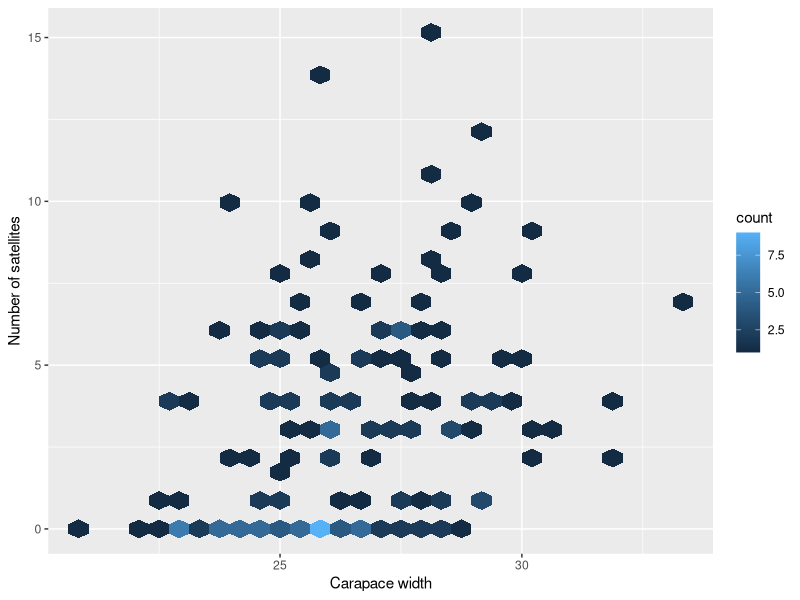
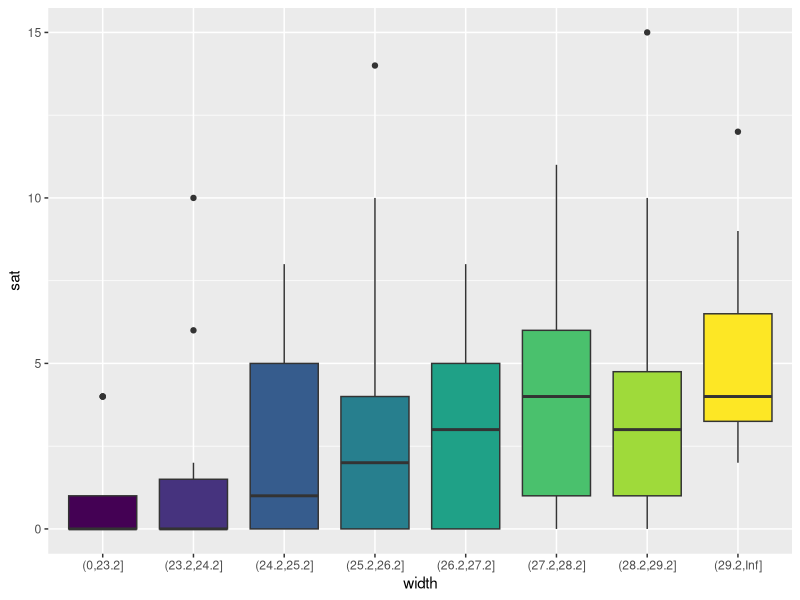
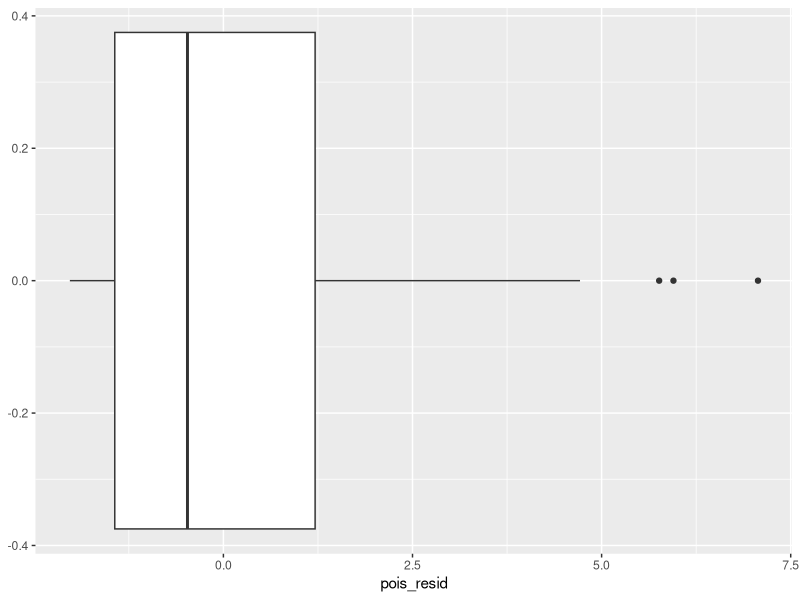
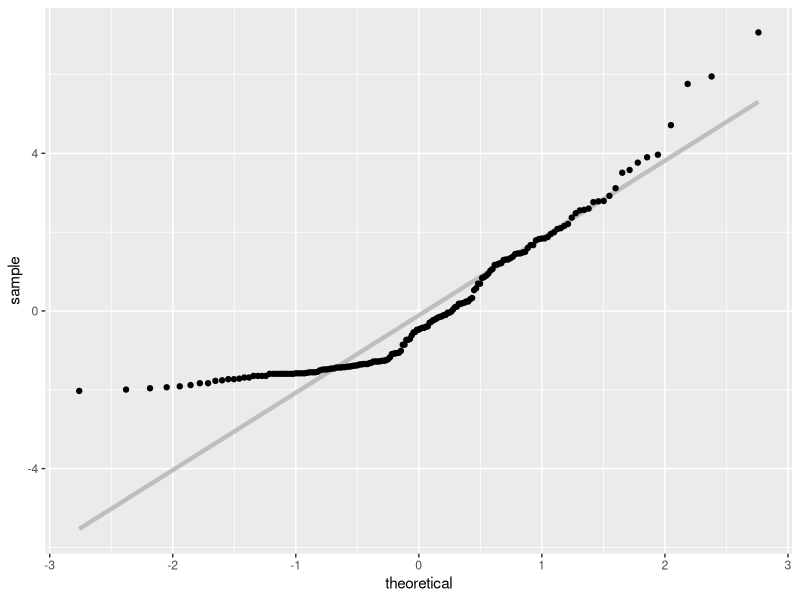
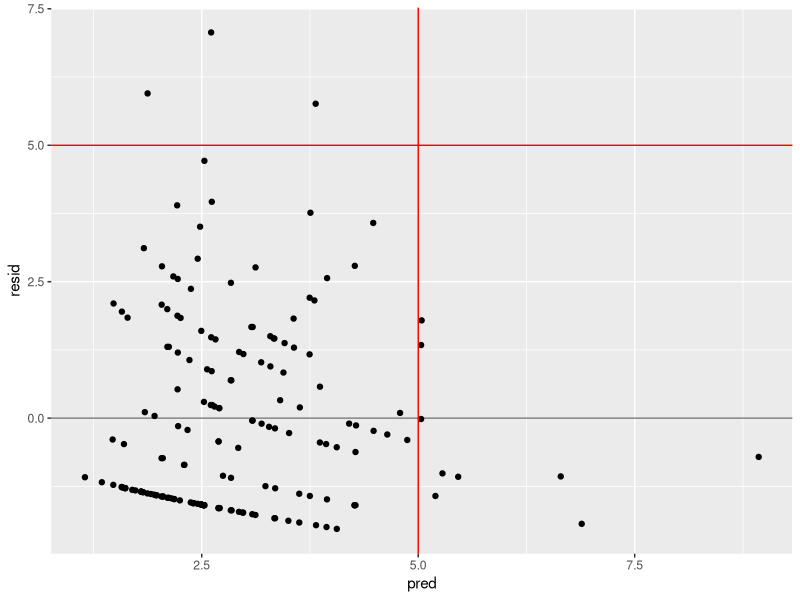
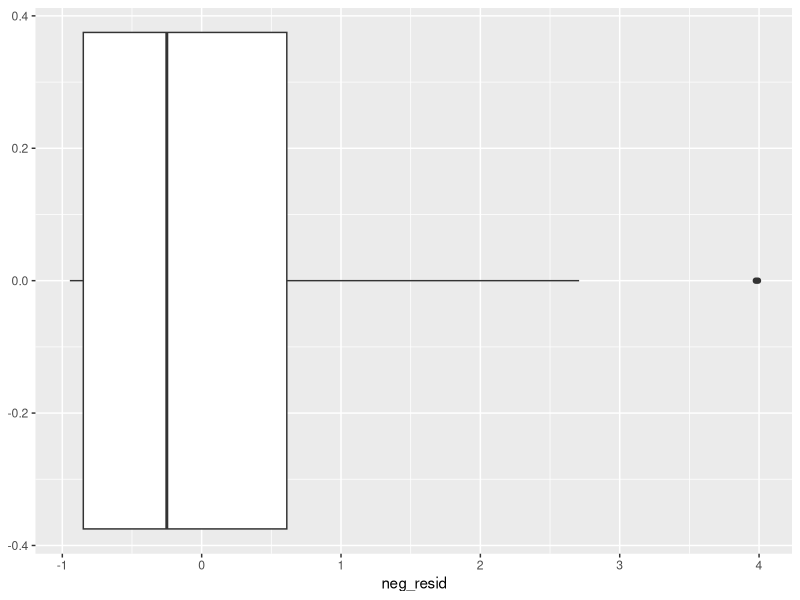
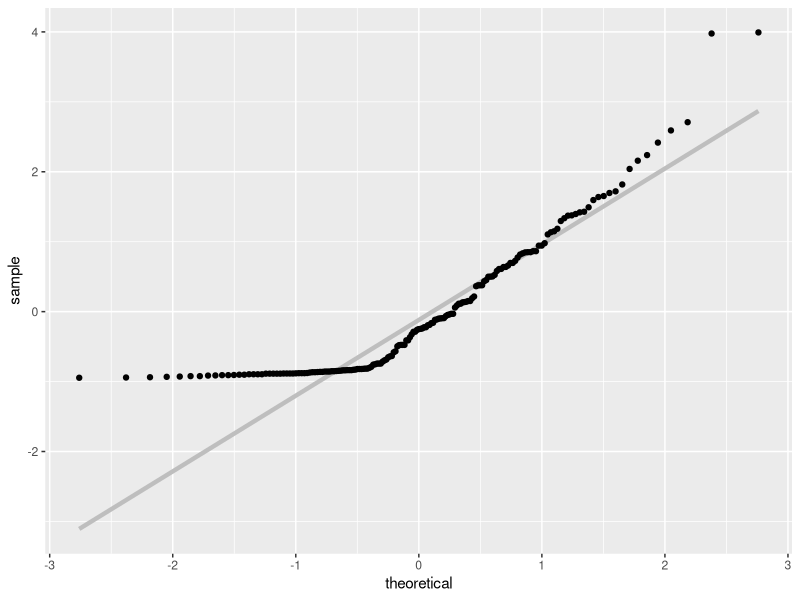
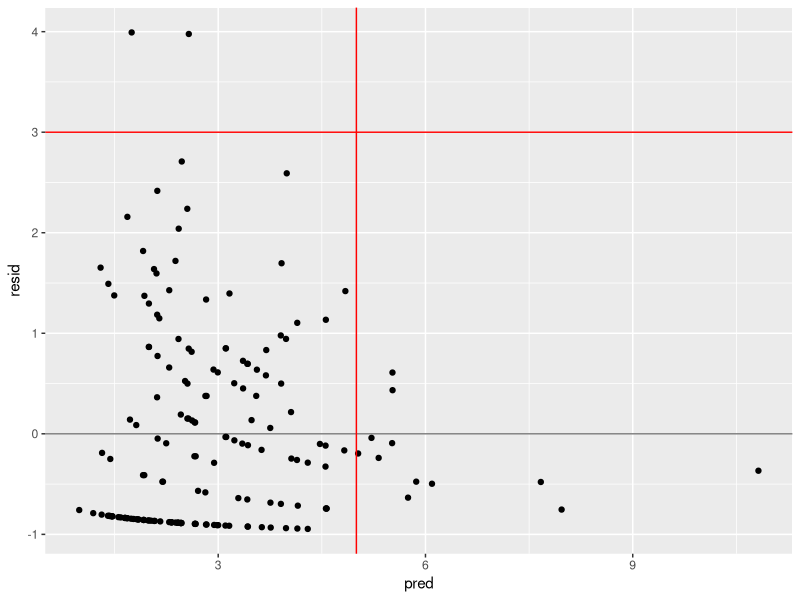

Generate these figures, in order, with R:
## ---- chunk 1
library(tidyverse)
library(ggfortify)
## ---- chunk 2
(crab <- read_table("data/Crabs.dat"))
## ---- chunk 3
crab %>%
  ggplot() +
  aes(x = width, y = sat) +
  geom_hex() +
  labs(
    x = "Carapace width",
    y = "Number of satellites"
  )
## ---- chunk 4
(width_interval <-
  crab %>%
  group_by(width = cut(width,
                       breaks = c(0, seq(23.25, 29.25, by = 1), Inf),
                       ordered_result = TRUE)) %>%
  summarise(cases = n(), S = sum(sat), Mean = mean(sat), Variance = var(sat)))
## ---- chunk 5
crab %>%
  group_by(width = cut(width,
                       breaks = c(0, seq(23.25, 29.25, by = 1), Inf),
                       ordered_result = TRUE)) %>%
  ggplot() +
  aes(x = width, y = sat, fill = width) +
  geom_boxplot(show.legend = FALSE)
## ---- chunk 6
crab %>%
  select(y, width)
## ---- chunk 7
logistic_fit <-
  crab %>%
  glm(y ~ width, family = binomial(link = "logit"), data = .)
summary(logistic_fit)
## ---- chunk 8
crab %>%
  select(sat, width)
## ---- chunk 9
pois_fit <-
 crab %>%
  glm(sat ~ width, data = ., family = poisson(link = "log"))
summary(pois_fit)
## ---- chunk 10
anova(pois_fit, test = "LRT")
## ---- chunk 11
pois_resid <- rstandard(pois_fit, type = "pearson")
tibble(pois_resid) %>%
  ggplot(aes(y = pois_resid)) +
  geom_boxplot() +
  coord_flip()
## ---- chunk 12
tibble(pois_resid) %>%
  ggplot() +
  aes(sample = pois_resid) +
  geom_qq_line(col = "grey", size = 1.5) +
  geom_qq()
## ---- chunk 13
data_frame(pred = predict(pois_fit, type = "response"),
         resid = pois_resid) %>%
  ggplot() +
  aes(pred, resid) +
  geom_hline(yintercept = 0, alpha = .5) +
  geom_jitter() +
  geom_vline(xintercept = 5, col = "red") +
  geom_hline(yintercept = 5, col = "red")
## ---- chunk 14
width_interval
## ---- chunk 15
crab %>%
  MASS::glm.nb(sat ~ width, data = .,
               link = identity,
               mustart = predict(pois_fit, type = "response"))
## ---- chunk 16
crab %>%
  glm(sat ~ width, data = .,
      family = MASS::negative.binomial(theta = .9, link = "identity"),
      start = coef(pois_fit))
## ---- chunk 17
neg_fit <-
  crab %>%
  glm(sat ~ width, data = .,
      family = MASS::negative.binomial(theta = .9, link = "log"))
summary(neg_fit)
## ---- chunk 18
anova(neg_fit, test = "LRT")
## ---- chunk 19
neg_resid <- rstandard(neg_fit, type = "pearson")
tibble(neg_resid) %>%
  ggplot(aes(y = neg_resid)) +
  geom_boxplot() +
  coord_flip()
## ---- chunk 20
tibble(neg_resid) %>%
  ggplot() +
  aes(sample = neg_resid) +
  geom_qq_line(col = "grey", size = 1.5) +
  geom_qq()
## ---- chunk 21
data_frame(pred = predict(neg_fit, type = "response"),
         resid = neg_resid) %>%
  ggplot() +
  aes(pred, resid) +
  geom_hline(yintercept = 0, alpha = .5) +
  geom_jitter() +
  geom_vline(xintercept = 5, col = "red") +
  geom_hline(yintercept = 3, col = "red")
